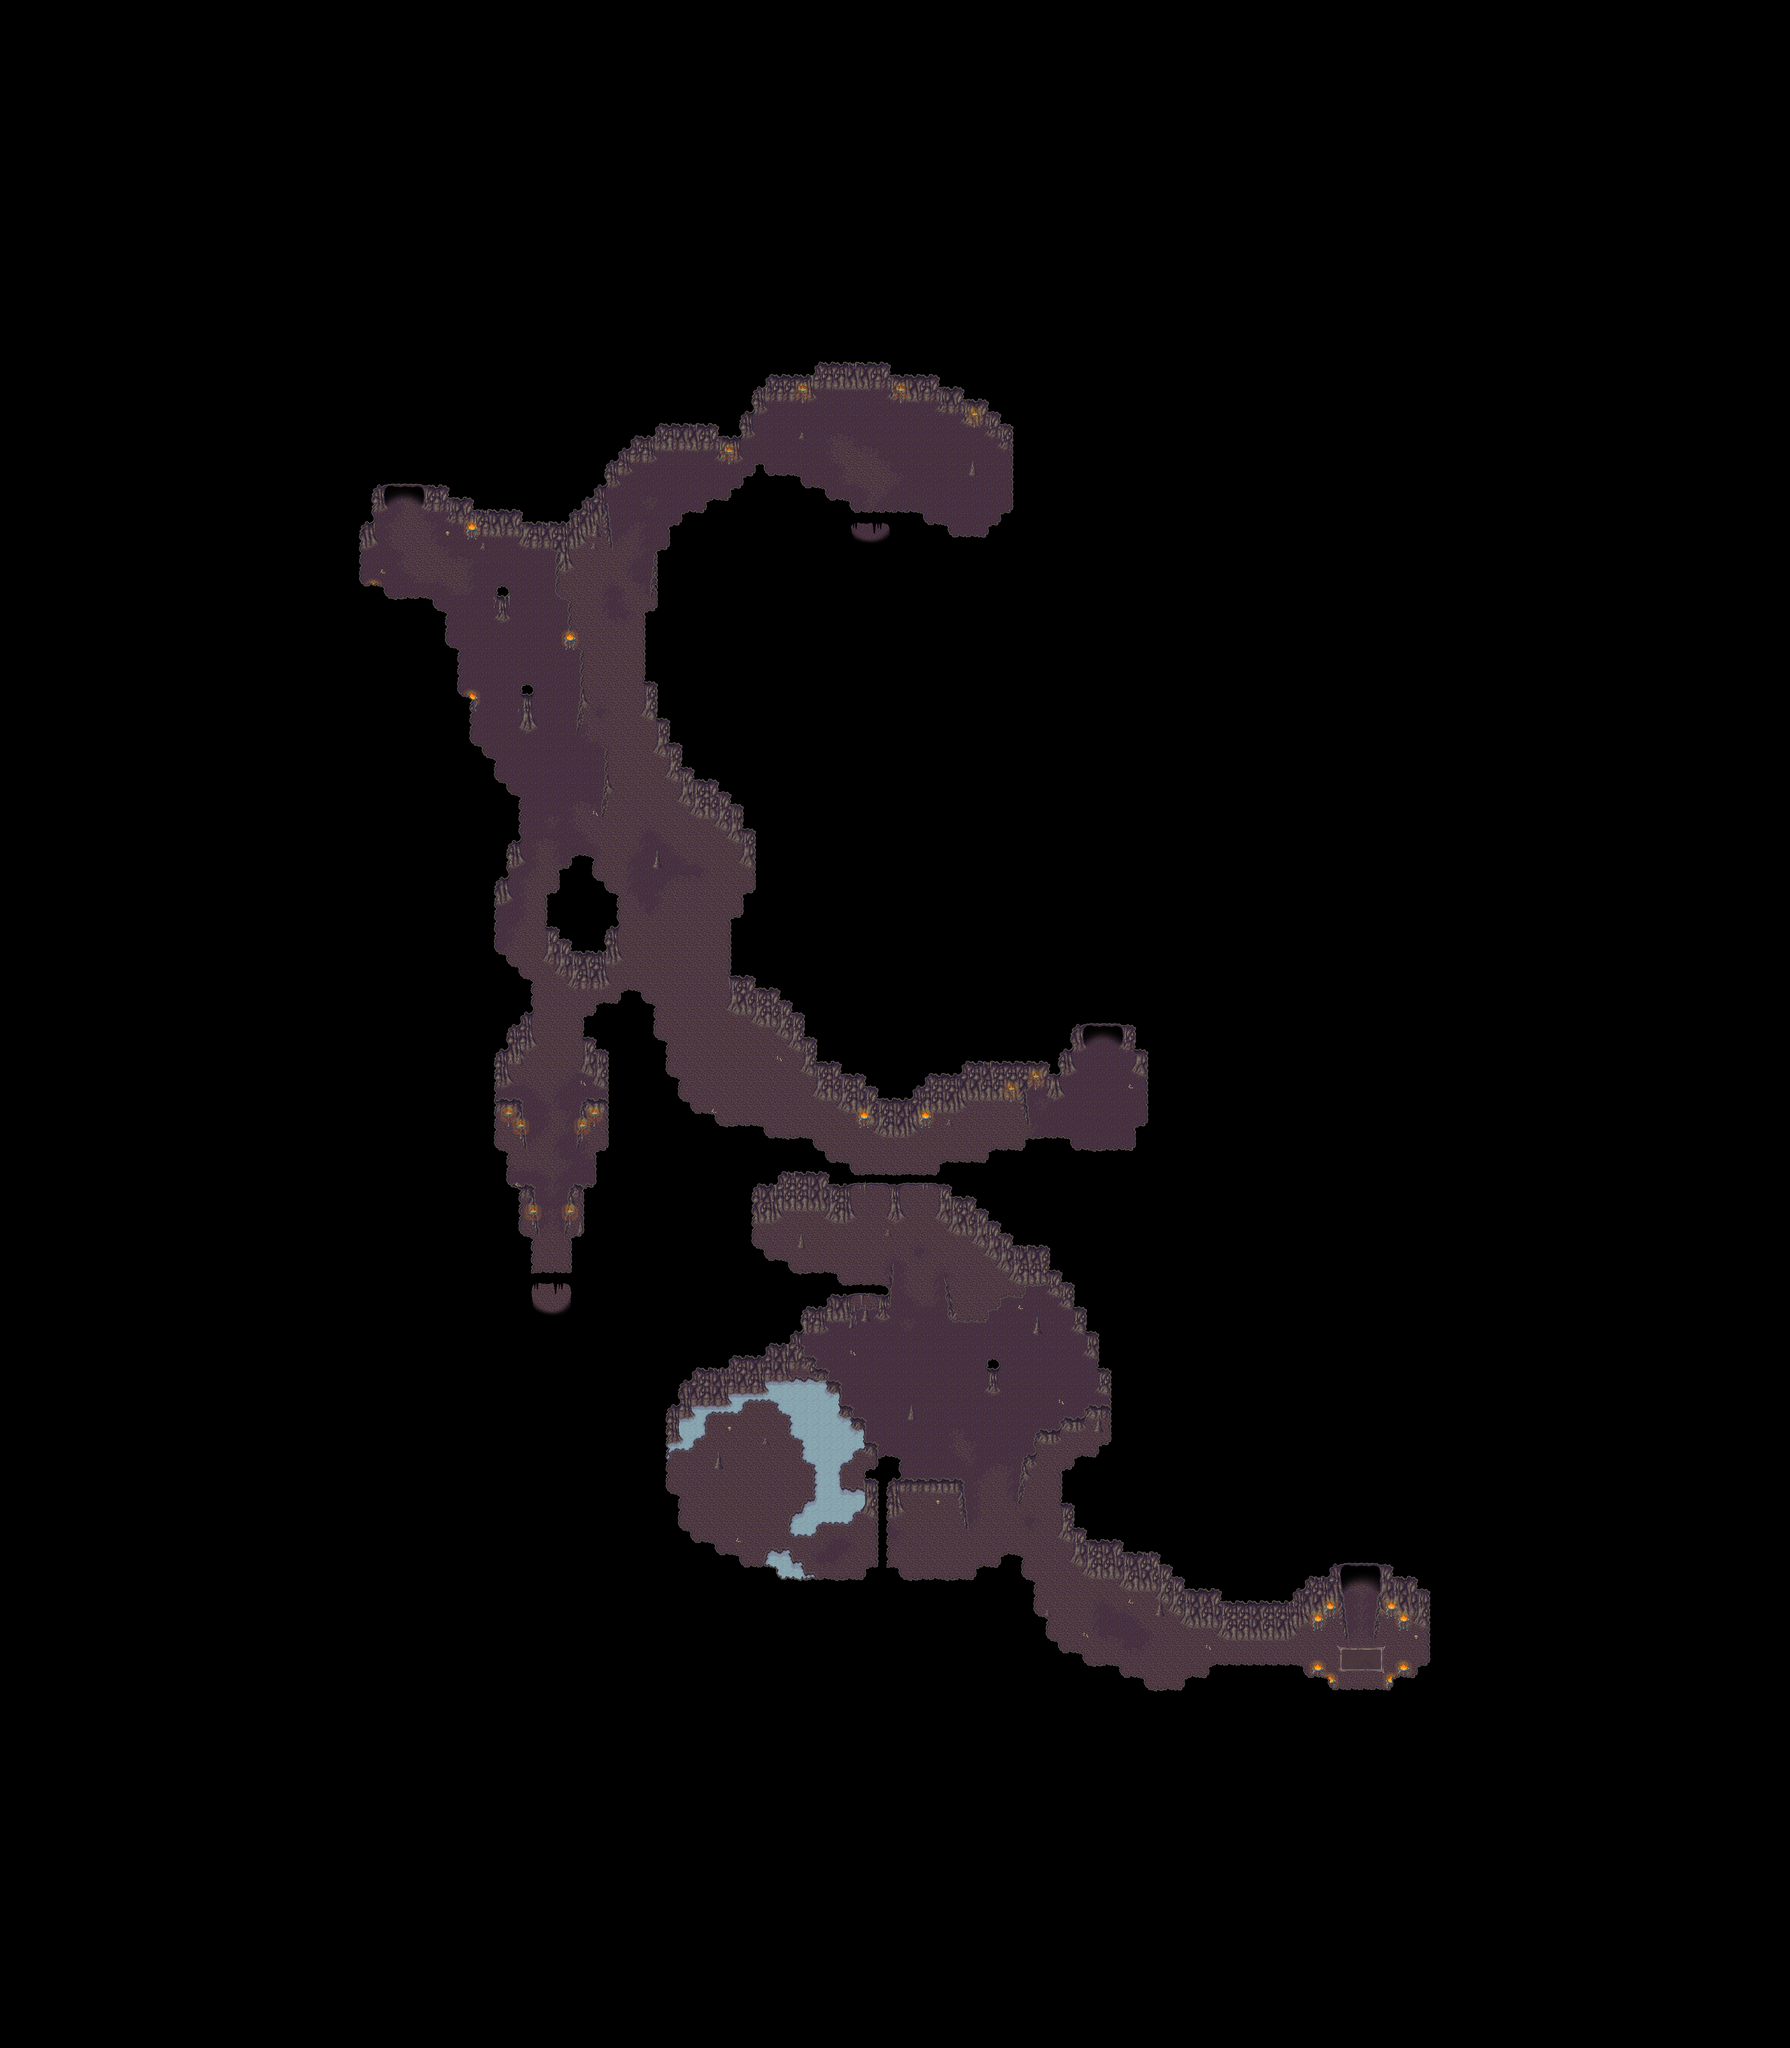

Below is a game level as drawn by its tile map, then a one-line description and the .tmx that defines it (tile-layer data replaced by summaries):
An orthogonal 146x167 tile map with 32x32 px tiles, 6 tile layers (Ground 1, Ground 2, Ground 3, Fringe, ...), 8 tilesets and 5 objects (5x Warp).

<map version="1.2" tiledversion="1.3.1" orientation="orthogonal" renderorder="right-down" compressionlevel="0" width="146" height="167" tilewidth="32" tileheight="32" infinite="0" nextlayerid="17" nextobjectid="36">
 <properties>
  <property name="license" value="CC BY-SA 4.0 (c) Reid" />
  <property name="music" value="Night is calling" />
  <property name="name" value="Phatyna Corridor" />
 </properties>
 <tileset firstgid="1" source="../../graphics/tilesets/aemil/cave/Cave.tsx" />
 <tileset firstgid="257" source="../../graphics/tilesets/aemil/cave/Cave x2.tsx" />
 <tileset firstgid="273" source="../../graphics/tilesets/aemil/cave/Torch.tsx" />
 <tileset firstgid="291" source="../../graphics/tilesets/generic/cave/Cave x4 x4.tsx" />
 <tileset firstgid="293" source="../../graphics/tilesets/generic/Collision.tsx" />
 <tileset firstgid="309" source="../../graphics/tilesets/aemil/cave/Cave x4.tsx" />
 <tileset firstgid="317" source="../../graphics/tilesets/aemil/cave/Cave x3.tsx" />
 <tileset firstgid="321" source="../../graphics/tilesets/generic/cave/Cave x5 x3.tsx" />
 <layer id="1" name="Ground 1" width="146" height="167">
  <data>[24382 cells, 24382 non-empty, 58 distinct tile ids]</data>
 </layer>
 <layer id="2" name="Ground 2" width="146" height="167">
  <data>[24382 cells, 353 non-empty, 59 distinct tile ids]</data>
 </layer>
 <layer id="14" name="Ground 3" width="146" height="167">
  <data>[24382 cells, 9 non-empty, 7 distinct tile ids]</data>
 </layer>
 <layer id="3" name="Fringe" width="146" height="167">
  <data>[24382 cells, 76 non-empty, 23 distinct tile ids]</data>
 </layer>
 <layer id="5" name="Over 1" width="146" height="167">
  <data>[24382 cells, 1143 non-empty, 32 distinct tile ids]</data>
 </layer>
 <layer id="13" name="Collision" width="146" height="167">
  <data>[24382 cells, 21294 non-empty, 9 distinct tile ids]</data>
 </layer>
 <objectgroup color="#c8c837" id="16" name="Object">
  <object id="27" name="Warp Entrance" type="Warp" x="2240" y="1440">
   <properties>
    <property name="dest_map" value="002-3-0" />
    <property name="dest_pos_x" type="int" value="47" />
    <property name="dest_pos_y" type="int" value="31" />
   </properties>
   <polygon points="0,0 32,32 64,0" />
  </object>
  <object id="29" name="Warp First" type="Warp" x="1024" y="1216">
   <properties>
    <property name="dest_map" value="002-3-5" />
    <property name="dest_pos_x" type="int" value="38" />
    <property name="dest_pos_y" type="int" value="53" />
   </properties>
   <polygon points="0,32 32,0 64,32" />
  </object>
  <object id="30" name="Warp Second" type="Warp" x="1408" y="3456">
   <properties>
    <property name="dest_map" value="002-3-4" />
    <property name="dest_pos_x" type="int" value="47" />
    <property name="dest_pos_y" type="int" value="33" />
   </properties>
   <polygon points="0,0 32,32 64,0" />
  </object>
  <object id="31" name="Warp Third" type="Warp" x="2848" y="2624">
   <properties>
    <property name="dest_map" value="002-3-3" />
    <property name="dest_pos_x" type="int" value="35" />
    <property name="dest_pos_y" type="int" value="55" />
   </properties>
   <polygon points="0,32 32,0 64,32" />
  </object>
  <object id="32" name="Warp Boss" type="Warp" x="3520" y="4032">
   <properties>
    <property name="dest_map" value="002-3-2" />
    <property name="dest_pos_x" type="int" value="46" />
    <property name="dest_pos_y" type="int" value="70" />
   </properties>
   <polygon points="0,32 32,0 64,32" />
  </object>
 </objectgroup>
</map>
